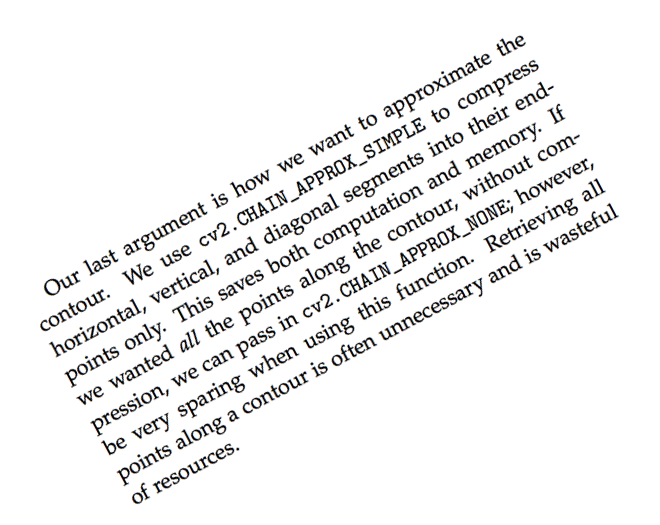
#> input picture images/neg_28.png, 660 x 525 px, found by its file name
$ python correct_skew_v2.py --image images/neg_28.png
#> lines starting #> are read from the running program, lines starting #| are printed output that depends on the picture; after the words box and inside, x2 and y2 are one past the last pixel; in counts of white or black regions, pixels touching at a corner belong together; long printed decimals are rounded
# correct_skew_v2.py
# USAGE
# python3 correct_skew_v2.py --image images/neg_28.png
# revised ...

import numpy as np
import argparse
import cv2
import os
from datetime import datetime


def getDeskewedFilename(srcName, id=None):
	filename_w_ext = os.path.basename(srcName)
	filename, file_extension = os.path.splitext(filename_w_ext)
	hms = datetime.now().strftime('%d%H%M%S')
	if id != None:
		newName = srcName.replace(filename, 'de'+filename+"_"+id+"_"+hms)
	else:
		newName = srcName.replace(filename, 'de'+filename+"_"+hms)
	return newName


# construct the argument parse and parse the argumentss
ap = argparse.ArgumentParser()
ap.add_argument("-i", "--image", required=True, help="path to input image file")
print("ap: {}".format(ap))
args = vars(ap.parse_args())
print("args: {}".format(args))

# load the image from disk
filename = args["image"]
print('filename:{}'.format(filename))
image = cv2.imread(filename)
#> image is the input picture: shape (525, 660, 3); mean B, G, R 240.8, 240.8, 240.8
print("type(image): {}".format(type(image)))
#| type(image): <class 'numpy.ndarray'>
height, width, channels = image.shape
#> height = 525; width = 660; channels = 3
print("image ==> Heiht:{}, Width:{}, Channels:{}".format(height, width, channels))
#| image ==> Heiht:525, Width:660, Channels:3

# convert the image to grayscale and flip the foreground
# and background to ensure foreground is now "white" and
# the background is "black"
gray = cv2.cvtColor(image, cv2.COLOR_BGR2GRAY)
print("type(gray): {}".format(type(gray)))
#| type(gray): <class 'numpy.ndarray'>
gray = cv2.bitwise_not(gray)
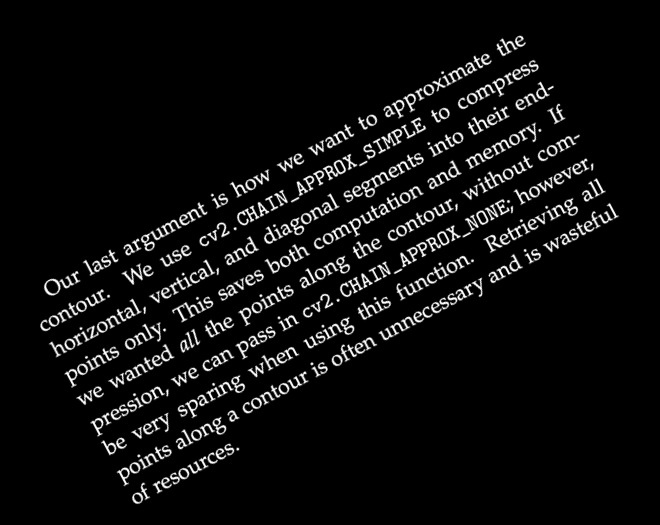
#> gray: shape (525, 660); min 0, max 255, mean 14.2
height, width = gray.shape
print("gray ==> Heiht:{}, Width:{}, Channels:{}".format(height, width, None))
#| gray ==> Heiht:525, Width:660, Channels:None

# threshold the image, setting all foreground pixels to 255 and all background pixels to 0
thresh = cv2.threshold(gray, 0, 255, cv2.THRESH_BINARY | cv2.THRESH_OTSU)[1]
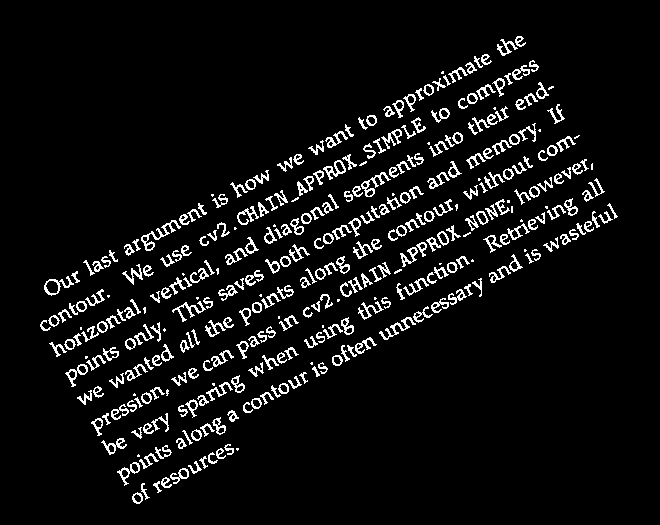
#> thresh: shape (525, 660); 6.5% white in thin lines or dots, all inside (x1, y1, x2, y2) = (40, 36, 618, 504)
print("type(thresh): {}".format(type(thresh)))
#| type(thresh): <class 'numpy.ndarray'>
height, width = thresh.shape
print("thresh ==> Heiht:{}, Width:{}, Channels:{}".format(height, width, None))
#| thresh ==> Heiht:525, Width:660, Channels:None
cv2.imwrite(getDeskewedFilename(filename, "thresh"), thresh)

# grab the (x, y) coordinates of all pixel values that
# are greater than zero, then use these coordinates to
# compute a rotated bounding box that contains all
# coordinates
coords = np.column_stack(np.where(thresh > 0))
#> coords = 22471 pairs, first value 36 to 503, second value 40 to 617
angle = cv2.minAreaRect(coords)[-1]
#> angle = -61.99
print("angle: {}".format(angle))
#| angle: -61.991

# the `cv2.minAreaRect` function returns values in the
# range [-90, 0); as the rectangle rotates clockwise the
# returned angle trends to 0 -- in this special case we
# need to add 90 degrees to the angle
if angle < -45:
	angle = -(90 + angle)
#> angle = -28.01

# otherwise, just take the inverse of the angle to make
# it positive
else:
	angle = -angle

# rotate the image to deskew it
(h, w) = image.shape[:2]
#> h = 525; w = 660
center = (w // 2, h // 2)
#> center = (330, 262)
M = cv2.getRotationMatrix2D(center, angle, 1.0)
#> M = [[0.883, -0.47, 161.7], [0.47, 0.883, -124.3]]
rotated = cv2.warpAffine(image, M, (w, h), flags=cv2.INTER_CUBIC, borderMode=cv2.BORDER_REPLICATE)
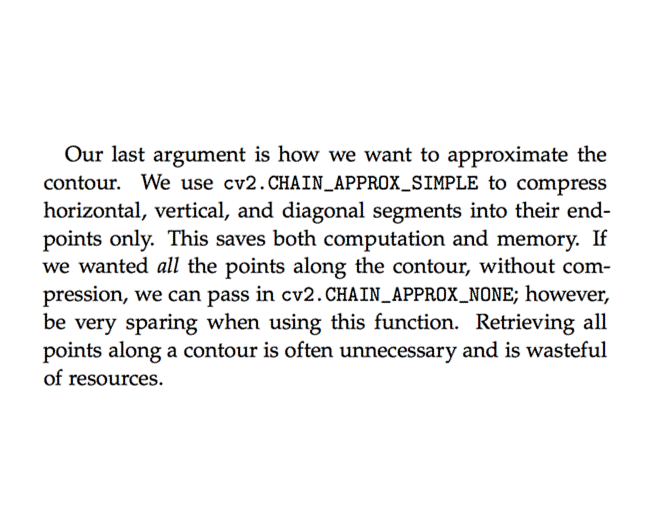
#> rotated: shape (525, 660, 3); mean B, G, R 240.7, 240.6, 240.7
print("type(rotated): {}".format(type(rotated)))
#| type(rotated): <class 'numpy.ndarray'>

# save rotated image to new file
cv2.imwrite(getDeskewedFilename(filename), rotated)
height, width, channels = rotated.shape
print("rotated ==> Heiht:{}, Width:{}, Channels:{}".format(height, width, channels))
#| rotated ==> Heiht:525, Width:660, Channels:3
dim2 = rotated.reshape(channels, height,width)
print(dim2)
#> (printed output is left out)

# draw the correction angle on the image so we can validate it
cv2.putText(rotated, "Angle: {:.2f} degrees".format(angle), (10, 30), cv2.FONT_HERSHEY_SIMPLEX, 0.7, (0, 0, 255), 2)
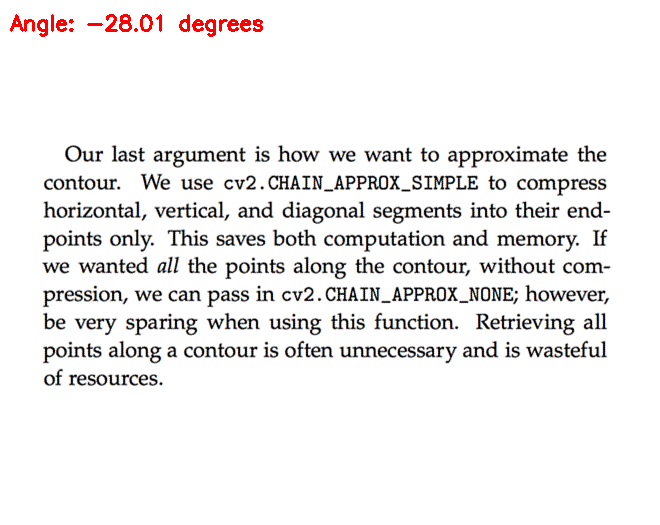
#> rotated: shape (525, 660, 3); 0.49% of pixels changed, all inside (x1, y1, x2, y2) = (10, 14, 263, 37)

# show the output image
print("[INFO] angle: {:.5f}".format(angle))
#| [INFO] angle: -28.009
cv2.imshow("Input", image)
cv2.imshow("Rotated", rotated)
cv2.waitKey(0)

$ run again, with images/neg_4.png copied over images/neg_28.png
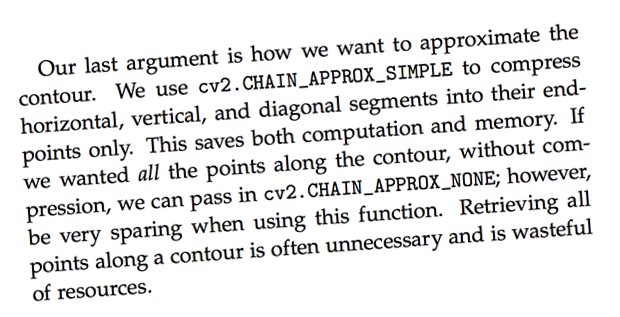
#> input picture images/neg_4.png, 620 x 317 px, found by its file name
#> image is the input picture: shape (317, 620, 3); mean B, G, R 230, 229.9, 230
#| type(image): <class 'numpy.ndarray'>
#| image ==> Heiht:317, Width:620, Channels:3
#| type(gray): <class 'numpy.ndarray'>
#| gray ==> Heiht:317, Width:620, Channels:None
#> `thresh = cv2.threshold(gray, 0, 255, cv2.THRESH_BINARY | cv2.THRESH_OT..`:
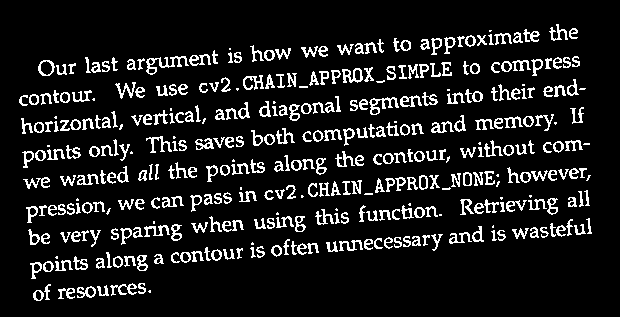
#> thresh: shape (317, 620); 11.3% white in thin lines or dots, all inside (x1, y1, x2, y2) = (19, 24, 592, 301)
#| type(thresh): <class 'numpy.ndarray'>
#| thresh ==> Heiht:317, Width:620, Channels:None
#> coords = 22189 pairs, first value 24 to 300, second value 19 to 591
#> `angle = cv2.minAreaRect(coords)[-1]`: angle = -85.91
#| angle: -85.914
#> `angle = -(90 + angle)`: angle = -4.09
#> M = [[0.997, -0.0712, 12.04], [0.0712, 0.997, -21.69]]
#| type(rotated): <class 'numpy.ndarray'>
#| rotated ==> Heiht:317, Width:620, Channels:3
#> (printed output is left out)
#> `cv2.putText(rotated, "Angle: {:.2f} degrees".format(angle), (10, 30), ..`:
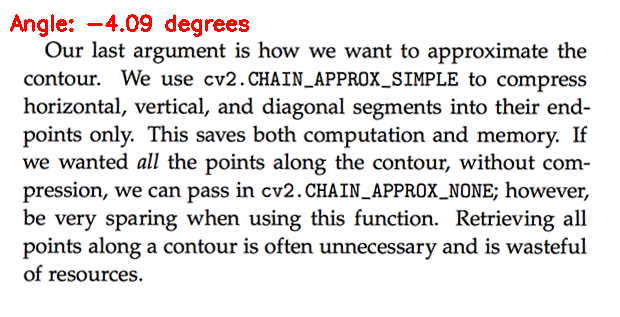
#> rotated: shape (317, 620, 3); mean B, G, R 227.6, 227.5, 229.7
#| [INFO] angle: -4.086
